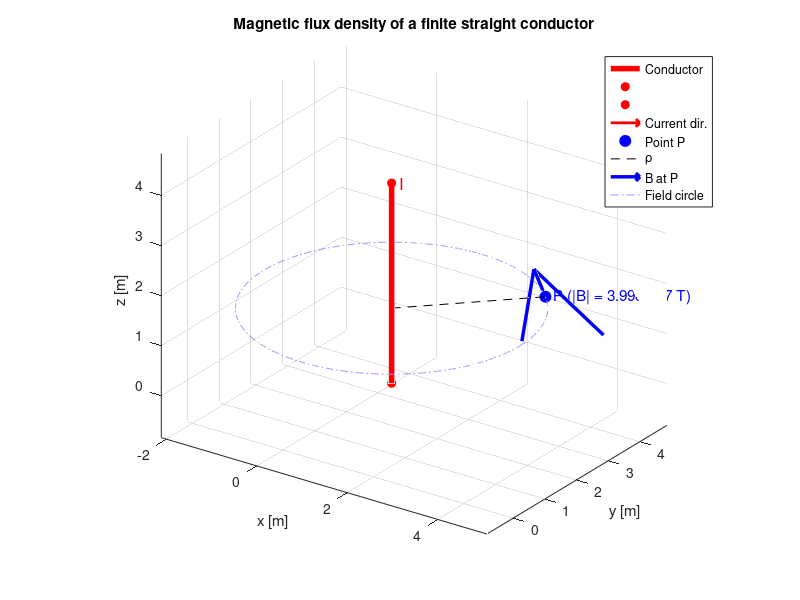

Here is the MATLAB script that generated this plot:
%% Magnetic flux density of a finite straight conductor parallel to z-axis
clear; clc; close all;

%% ---------------- INPUTS ----------------
mu0 = 4*pi*1e-7;          % permeability of free space [H/m]
I   = 10;                 % current [A] (positive = +z direction)
l   = 4;                  % conductor length [m]
A   = [1, 2, 0];          % [Ax Ay Az] : starting point of the conductor
P   = [3, 4, 1.5];        % [Px Py Pz] : field point

%% ---------------- CALCULATION ----------------
% Conductor end points
z_bot = A(3);             % <-- ends (use A(3) - l/2 if A is the midpoint)
z_top = A(3) + l;         % <-- ends (use A(3) + l/2 if A is the midpoint)

% Perpendicular (radial) vector from wire to P in the xy-plane
d   = [P(1)-A(1), P(2)-A(2)];
rho = norm(d);
if rho == 0
    error('P lies on the conductor axis: B is undefined (rho = 0).');
end
rho_hat = [d, 0] / rho;                 % radial unit vector
phi_hat = cross([0 0 1], rho_hat);      % azimuthal unit vector (right-hand rule)

% Heights of the ends relative to the field point
z1 = z_bot - P(3);
z2 = z_top - P(3);

sin1 = z1 / sqrt(rho^2 + z1^2);
sin2 = z2 / sqrt(rho^2 + z2^2);

Bmag = mu0*I/(4*pi*rho) * (sin2 - sin1);   % signed magnitude [T]
B    = Bmag * phi_hat;                     % vector [T]

fprintf('rho = %.4f m\n', rho);
fprintf('B   = [%.4e  %.4e  %.4e] T\n', B);
fprintf('|B| = %.4e T\n', norm(B));

%% ---------------- PLOT ----------------
figure('Color','w'); hold on; grid on; axis equal; view(35,25);

% Conductor
plot3([A(1) A(1)], [A(2) A(2)], [z_bot z_top], 'r-', 'LineWidth', 4);
plot3(A(1), A(2), z_bot, 'ro', 'MarkerFaceColor','r');
plot3(A(1), A(2), z_top, 'ro', 'MarkerFaceColor','r');
quiver3(A(1), A(2), (z_bot+z_top)/2, 0, 0, l*0.2, 0, ...
        'r', 'LineWidth', 2, 'MaxHeadSize', 2);   % current direction

% Field point
plot3(P(1), P(2), P(3), 'bo', 'MarkerFaceColor','b', 'MarkerSize', 8);

% Perpendicular distance line (from wire to P's level)
foot = [A(1), A(2), P(3)];
plot3([foot(1) P(1)], [foot(2) P(2)], [foot(3) P(3)], 'k--');

% B vector at P (scaled for visibility)
scale = 0.3*l / max(norm(B), eps);
quiver3(P(1), P(2), P(3), B(1)*scale, B(2)*scale, B(3)*scale, 0, ...
        'b', 'LineWidth', 2.5, 'MaxHeadSize', 1.5);

% Circular field line through P (circle of radius rho around the wire)
th = linspace(0, 2*pi, 200);
plot3(A(1)+rho*cos(th), A(2)+rho*sin(th), P(3)*ones(size(th)), ...
      'Color',[0.6 0.6 1], 'LineStyle','-.');

% Labels
text(A(1), A(2), z_top, '  I', 'Color','r', 'FontSize', 12);
text(P(1), P(2), P(3), sprintf('  P (|B| = %.3e T)', norm(B)), ...
     'Color','b', 'FontSize', 11);
xlabel('x [m]'); ylabel('y [m]'); zlabel('z [m]');
title('Magnetic flux density of a finite straight conductor');
legend({'Conductor','','','Current dir.','Point P','\rho','B at P','Field circle'}, ...
       'Location','best');
hold off;
